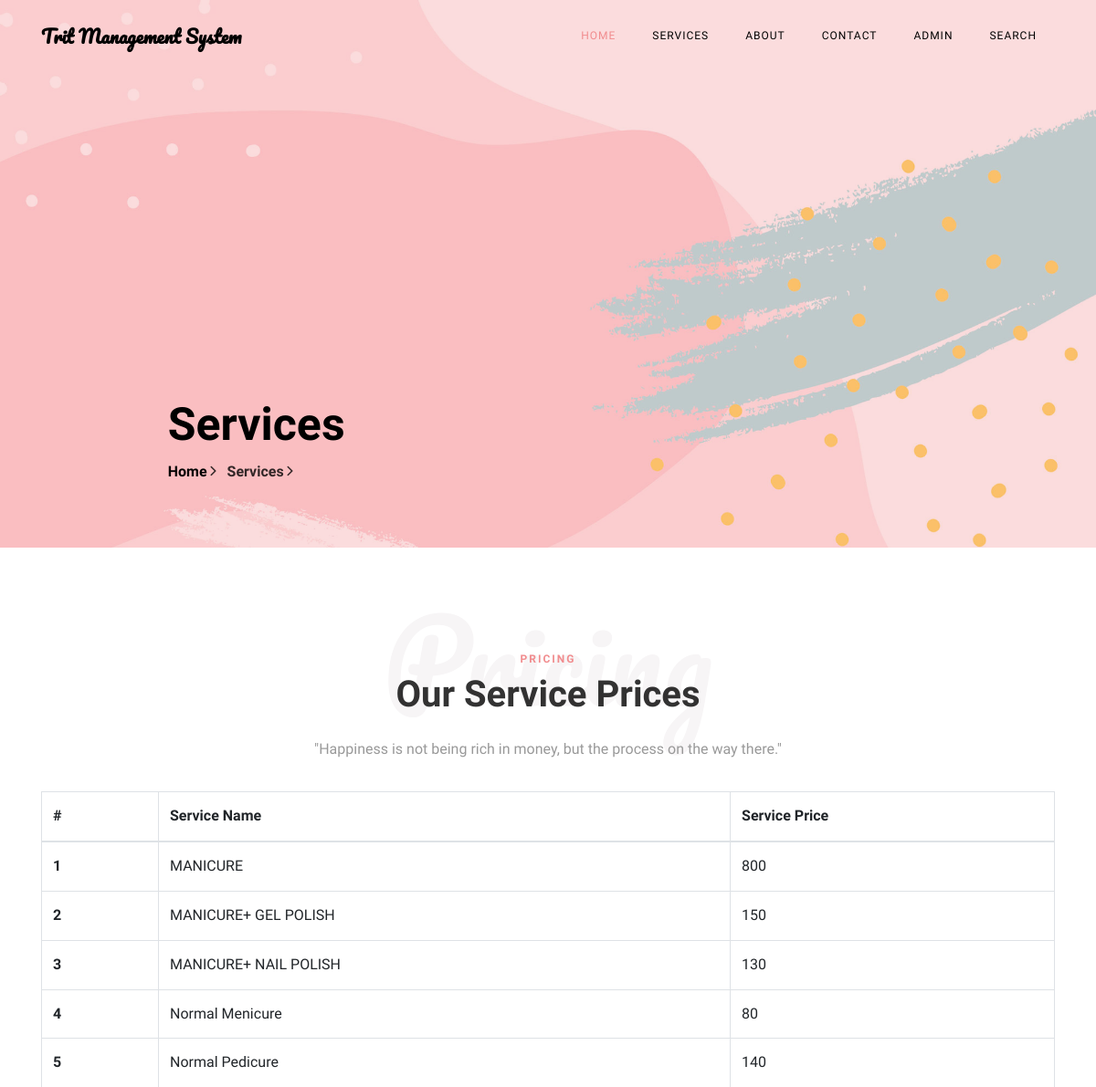
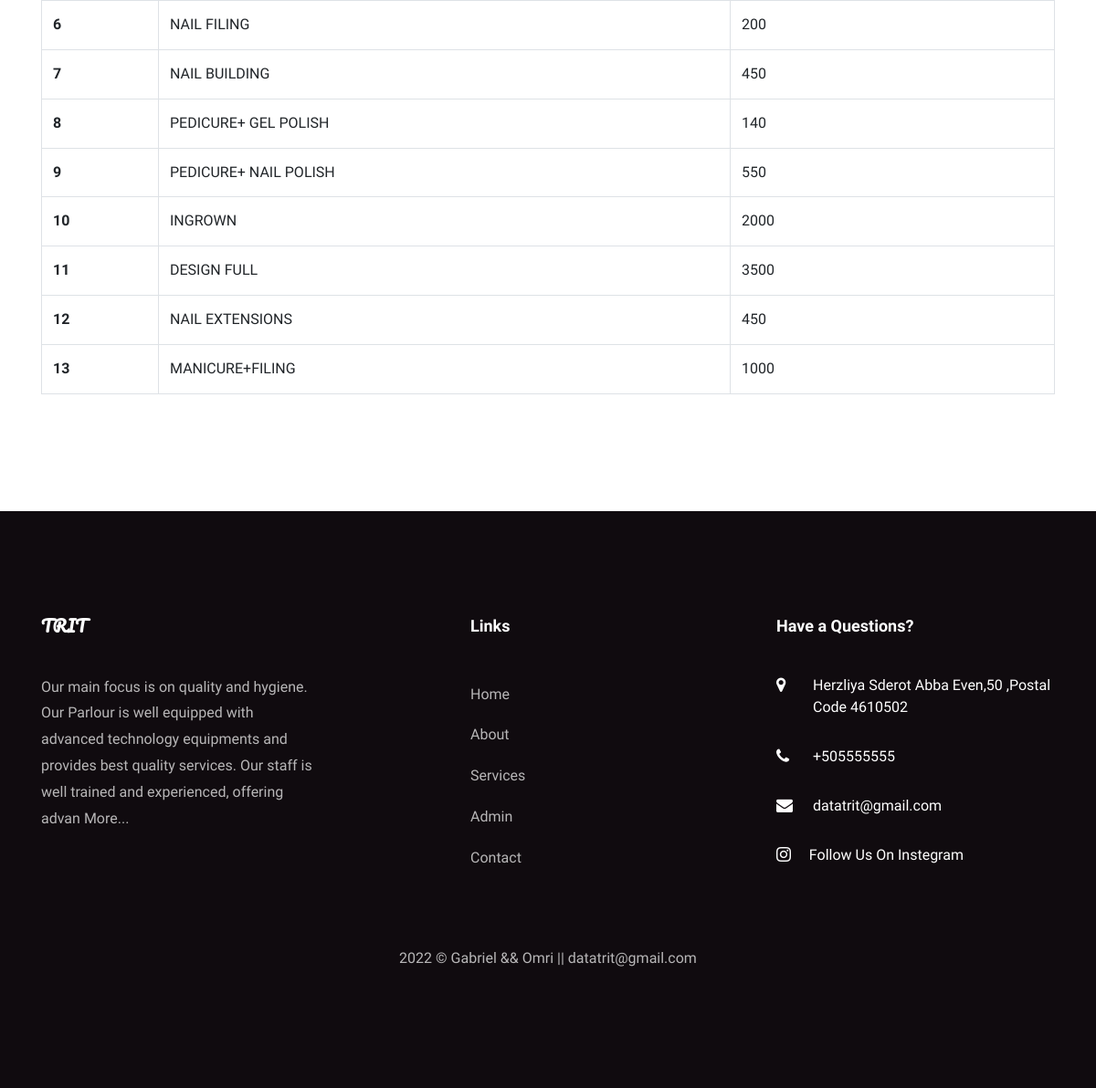
/services.php, run on the app's committed database (2 pictures, top to bottom).
### tables this page shows
CREATE TABLE `tblservices` (
  `ID` int(10) NOT NULL,
  `ServiceName` varchar(200) DEFAULT NULL,
  `Cost` int(10) DEFAULT NULL,
  `CreationDate` timestamp NULL DEFAULT current_timestamp()
);

CREATE TABLE `tblpage` (
  `ID` int(10) NOT NULL,
  `PageType` varchar(200) DEFAULT NULL,
  `PageTitle` mediumtext DEFAULT NULL,
  `PageDescription` mediumtext DEFAULT NULL,
  `Email` varchar(200) DEFAULT NULL,
  `MobileNumber` bigint(10) DEFAULT NULL,
  `Instagram` varchar(200) DEFAULT NULL,
  `UpdationDate` date DEFAULT NULL,
  `Timing` varchar(200) NOT NULL,
  `Instegram` varchar(255) DEFAULT NULL
);

### services.php (the view, shortened to what this page needs)
<?php
include('includes/dbconnection.php');
  ?>
<!DOCTYPE html>
<html lang="en">
  <head>
    <link rel="stylesheet" href="css/open-iconic-bootstrap.min.css">
    <link rel="stylesheet" href="css/animate.css">
    <link rel="stylesheet" href="css/owl.carousel.min.css">
    <link rel="stylesheet" href="css/owl.theme.default.min.css">
    <link rel="stylesheet" href="css/magnific-popup.css">
    <link rel="stylesheet" href="css/aos.css">
    <link rel="stylesheet" href="css/ionicons.min.css">
    <link rel="stylesheet" href="css/bootstrap-datepicker.css">
    <link rel="stylesheet" href="css/jquery.timepicker.css">
    <link rel="stylesheet" href="css/flaticon.css">
    <link rel="stylesheet" href="css/icomoon.css">
    <link rel="stylesheet" href="css/style.css">
  </head>
  <body>
	  <?php include_once('includes/header.php');?>
    <section class="hero-wrap hero-wrap-2" style="background-image: url('images/bg.jpg');" data-stellar-background-ratio="0.5">
      <div class="overlay"></div>
      <div class="container">
        <div class="row no-gutters slider-text js-fullheight align-items-end justify-content-center">
          <div class="col-md-9 ftco-animate pb-5">
            <h2 class="mb-0 bread">Services</h2>
            <p class="breadcrumbs"><span class="mr-2"><a href="index.php">Home <i class="ion-ios-arrow-forward"></i></a></span> <span>Services <i class="ion-ios-arrow-forward"></i></span></p>
          </div>
        </div>
      </div>
    </section>
    <section class="ftco-section ftco-pricing">
			<div class="container">
				<div class="row justify-content-center pb-3">
          <div class="col-md-10 heading-section text-center ftco-animate">
          	<h1 class="big">Pricing</h1>
          	<span class="subheading">Pricing</span>
            <h2 class="mb-4">Our Service Prices</h2>
            <p>"Happiness is not being rich in money, but the process on the way there."</p>
          </div>
        </div>
            <table class="table table-bordered"> <thead> <tr> <th>#</th> <th>Service Name</th> <th>Service Price</th> </tr> </thead> <tbody>
<?php
$ret=mysqli_query($con,"select *from  tblservices");
$cnt=1;
while ($row=mysqli_fetch_array($ret)) {
?>
             <tr> <th scope="row"><?php echo $cnt;?></th> <td><?php  echo $row['ServiceName'];?></td> <td><?php  echo $row['Cost'];?></td> </tr>   <?php
$cnt=$cnt+1;
}?></tbody> </table>
			</div>
		</section>
    <?php include_once('includes/footer.php');?>
  </body>
</html>

### includes/footer.php (shortened to what this page needs)
 <?php
include('includes/dbconnection.php');
?>
<link rel="stylesheet" href="https://cdn.jsdelivr.net/npm/bootstrap-icons@1.7.2/font/bootstrap-icons.css">
 <footer class="ftco-footer ftco-section">
      <div class="container">
        <div class="row mb-5">
          <div class="col-md">
            <div class="ftco-footer-widget mb-4">
              <h2 class="ftco-heading-2 logo">TRIT</h2>
              <?php
$ret=mysqli_query($con,"select * from tblpage where PageType='aboutus' ");
while ($row=mysqli_fetch_array($ret)) {
?>
              <p><?php  echo substr($row['PageDescription'],0,200);?> <a href="about.php">More...</a></p><?php } ?>
            </div>
          </div>
          <div class="col-md" style="padding-left: 150px">
             <div class="ftco-footer-widget mb-4">
              <h2 class="ftco-heading-2">Links</h2>
              <ul class="list-unstyled">
                <li><a href="index.php" class="py-2 d-block">Home</a></li>
                <li><a href="about.php" class="py-2 d-block">About</a></li>
                <li><a href="services.php" class="py-2 d-block">Services</a></li>
                <li><a href="admin/index.php" class="py-2 d-block">Admin</a></li>
                <li><a href="contact.php" class="py-2 d-block">Contact</a></li>
              </ul>
            </div>
          </div>
          <div class="col-md">
            <div class="ftco-footer-widget mb-4">
            	<h2 class="ftco-heading-2">Have a Questions?</h2>
            	<div class="block-23 mb-3">
                <?php
$ret=mysqli_query($con,"select * from tblpage where PageType='contactus' ");
while ($row=mysqli_fetch_array($ret)) {
?>
	              <ul>
	                <li><a href="https://www.google.com/maps/place/%D7%A9%D7%93%D7%A8%D7%95%D7%AA+%D7%90%D7%91%D7%90+%D7%90%D7%91%D7%9F+50,+%D7%94%D7%A8%D7%A6%D7%9C%D7%99%D7%94%E2%80%AD/@32.1638749,34.8054279,17z/data=!3m1!4b1!4m5!3m4!1s0x151d48932cc80fbf:0xb4a9c71c118e7f48!8m2!3d32.1638749!4d34.8032392?hl=iw"><span class="icon icon-map-marker"></span><span class="text"><?php  echo $row['PageDescription'];?></span></a></li>
	                <li><a href="contact.php"><span class="icon icon-phone"></span><span class="text">+<?php  echo $row['MobileNumber'];?></span></a></li>
	                <li><a href="https://mail.google.com/"><span class="icon icon-envelope"></span><span class="text"><?php  echo $row['Email'];?></span></a></li>
                  <li><a href="<?php echo $row['Instegram'] ?>"><span class="bi bi-instagram"></span>
                                                                <span class="text">&nbsp&nbsp&nbsp&nbsp Follow Us On Instegram</span></a></li>
	              </ul>
	            </div>
               <?php } ?>
            </div>
          </div>
        </div>
        <div class="row">
          <div class="col-md-12 text-center">
            <p>
  2022 &copy; Gabriel && Omri || datatrit@gmail.com  </p>
          </div>
        </div>
      </div>
    </footer>

### css/icomoon.css (style rules this page uses)
[class^="icon-"], [class*=" icon-"] { font-family: 'icomoon' !important; speak: none; font-style: normal; font-weight: normal; font-variant: normal; text-transform: none; line-height: 1; -webkit-font-smoothing: antialiased; -moz-osx-font-smoothing: grayscale; }
.icon-map-marker:before { content: "\f041"; }
.icon-phone:before { content: "\f095"; }
.icon-envelope:before { content: "\f0e0"; }

### data on the page
tblservices: ServiceName "MANICURE", Cost "800"
tblservices: ServiceName "MANICURE+ GEL POLISH", Cost "150"
tblservices: ServiceName "MANICURE+ NAIL POLISH", Cost "130"
tblservices: ServiceName "Normal Menicure", Cost "80"
tblservices: ServiceName "Normal Pedicure", Cost "140"
tblservices: ServiceName "NAIL FILING", Cost "200"
tblservices: ServiceName "NAIL BUILDING", Cost "450"
tblservices: ServiceName "PEDICURE+ GEL POLISH", Cost "140"
tblservices: ServiceName "PEDICURE+ NAIL POLISH", Cost "550"
tblservices: ServiceName "INGROWN", Cost "2000"
tblservices: ServiceName "DESIGN FULL", Cost "3500"
tblservices: ServiceName "NAIL EXTENSIONS", Cost "450"
tblservices: ServiceName "MANICURE+FILING", Cost "1000"
tblpage: PageDescription "Our main focus is on quality and hygiene. Our Parlour is well equipped with advanced technology equipments and provides best quality services. Our staff is well trained and experienced, offering advan"
tblpage: PageDescription "Herzliya Sderot Abba Even,50 ,Postal Code 4610502", MobileNumber "505555555", Email "datatrit@gmail.com"
